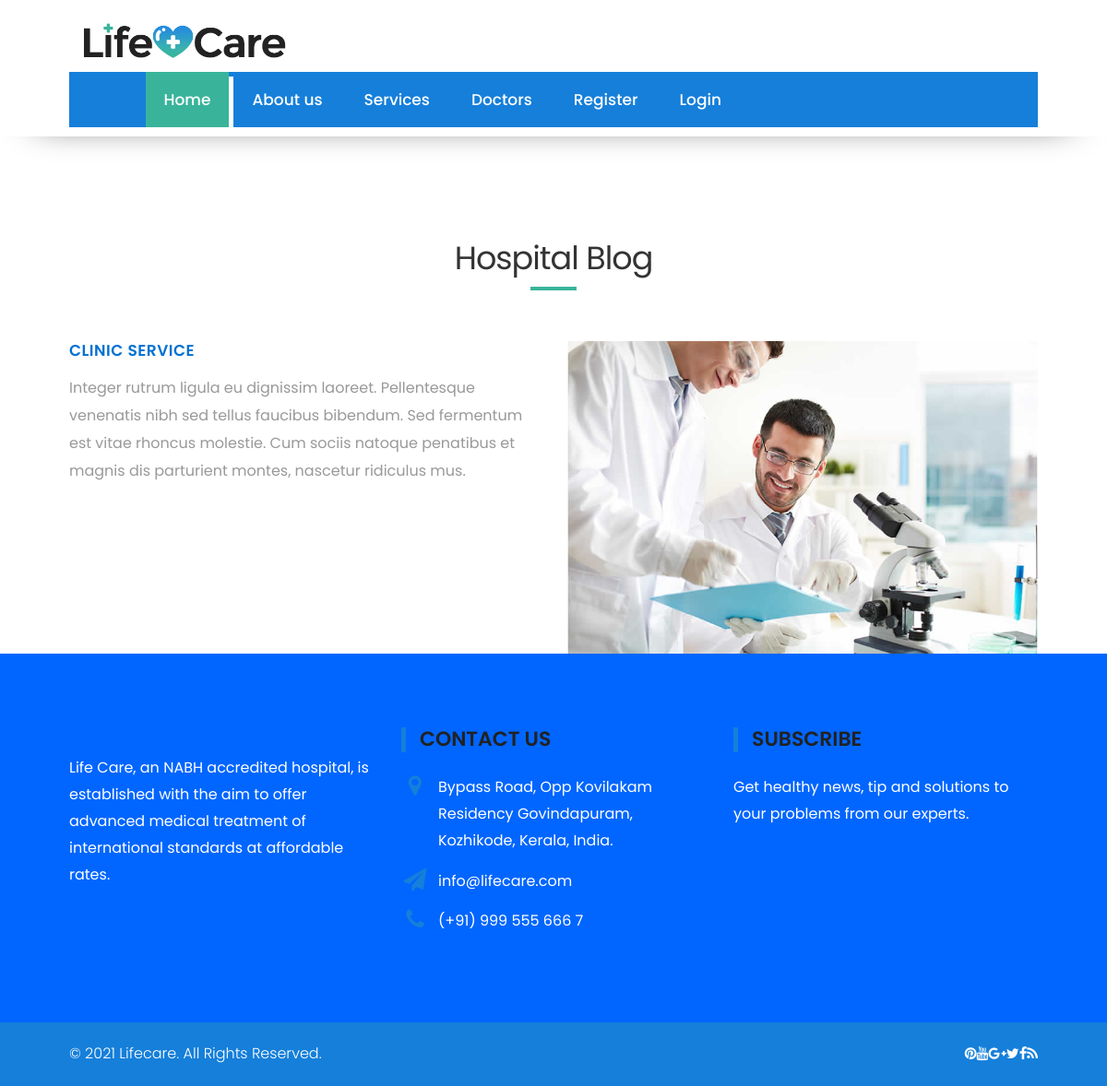
Screenshot of /Blog/1/ with the database file from the repository.
### hospital_index_app/models.py (models this page shows, shortened)
class Blog(models.Model):
    name = models.CharField(max_length=250)
    text = models.TextField()
    image = models.ImageField(upload_to='blog')
    class Meta:
        ordering = ('name',)
        verbose_name = 'blog'
        verbose_name_plural = 'blogs'

### hospital_index_app/views.py (the view)
# urls.py: path('Blog/<int:Blog_id>/', views.blog_details,name='blog_details'),
def blog_details(request, Blog_id):
    Blogs = Blog.objects.get(id=Blog_id)
    return render(request, 'blog_details.html', {'Blogs': Blogs})

### template/blog_details.html
{% extends 'base.html' %}
{% load static %}
{% block content %}
    <div class="container" style="padding-top: 200px;">
        <br>
        <br>
         <div class="heading">
            <h2>Hospital Blog</h2>
         </div>
            <div class="row">
               <div class="col-md-6">
                  <div class="message-box">
                     <h4>{{Blogs.name}}</h4>
                     <p class="lead">{{Blogs.text}}</p>
                  </div>
               </div>
               <div class="col-md-6">
                  <div class="post-media wow fadeIn">
                     <img src="{{Blogs.image.url}}" alt="" class="img-responsive">
                  </div>
               </div>
            </div>
      </div>
{%endblock%}

### static/style.css (style rules this page uses)
body { color: #999; font-size: 15px; font-family: 'Source Sans Pro', sans-serif; line-height: 1.80857; }
h1, h2, h3, h4, h5, h6 { letter-spacing: 0; font-weight: normal; position: relative; padding: 0 0 10px 0; font-weight: normal; line-height: 120% !important; color: #1f1f1f; margin: 0 }
h2 { font-size: 22px }
h4 { font-size: 16px }
.lead { font-size: 18px; line-height: 30px; color: #767676; margin: 0; padding: 0; }
.message-box h4 { text-transform: uppercase; padding: 0; margin: 0 0 5px; font-weight: 600; letter-spacing: 0.5px; font-size: 15px; color: #999; }
.message-box p { margin-bottom: 20px; }
.message-box .lead { padding-top: 10px; font-size: 19px; font-style: italic; color: #999; padding-bottom: 0; }
.post-media { position: relative; }
.post-media img { width: 100%; }

### static/css/versions.css (style rules this page uses)
body.clinic_version { font-family: 'Roboto', sans-serif; }

### static/css/responsive.css (style rules this page uses)
@media (max-width: 1200px) { .container { width: 90%; } }

### static/css/custom.css (style rules this page uses)
* { font-family: 'Poppins', sans-serif; }
h1,h2,h3,h4,h5,h6 { font-family: 'Poppins', sans-serif; }
p { font-family: 'Poppins', sans-serif; font-size: 16px; font-weight: 300; }
.heading { text-align: center; float: left; width: 100%; margin: 0 0 50px 0; }
.heading h2 { font-size: 35px; text-transform: none; font-weight: 400; letter-spacing: -1px; color: #333; margin: 5px 0; padding: 0; position: relative; }
.heading h2::after { width: 50px; height: 4px; background: #39b49b; content: ""; display: block; margin: 10px auto 0; }
.message-box .lead { padding-top: 10px; font-size: 16px; font-style: normal; color: #999; padding-bottom: 0; font-weight: 400; }
.message-box p { margin-bottom: 15px; }
.message-box h4 { text-transform: uppercase; padding: 0; margin: 0 0 5px; font-weight: 600; letter-spacing: 0.5px; font-size: 17px; color: #0071d1; }

### rows the page displays
Blog: name "CLINIC SERVICE", text "Integer rutrum ligula eu dignissim laoreet. Pellentesque venenatis nibh sed tellus faucibus bibendum. Sed fermentum est vitae rhoncus molestie. Cum sociis natoque penatibus et magnis dis parturient montes, nascetur ridiculus mus.", image (picture)
